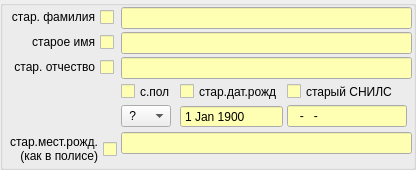
        <widget class="QGroupBox" name="pan_person_old">
         <property name="palette">
          <palette>
           <active>
            <colorrole role="Base">
             <brush brushstyle="SolidPattern">
              <color alpha="255">
               <red>255</red>
               <green>255</green>
               <blue>180</blue>
              </color>
             </brush>
            </colorrole>
           </active>
           <inactive>
            <colorrole role="Base">
             <brush brushstyle="SolidPattern">
              <color alpha="255">
               <red>255</red>
               <green>255</green>
               <blue>180</blue>
              </color>
             </brush>
            </colorrole>
           </inactive>
           <disabled>
            <colorrole role="Base">
             <brush brushstyle="SolidPattern">
              <color alpha="255">
               <red>204</red>
               <green>220</green>
               <blue>221</blue>
              </color>
             </brush>
            </colorrole>
           </disabled>
          </palette>
         </property>
         <property name="font">
          <font>
           <weight>50</weight>
           <bold>false</bold>
          </font>
         </property>
         <property name="title">
          <string/>
         </property>
         <layout class="QFormLayout" name="formLayout_2">
          <property name="fieldGrowthPolicy">
           <enum>QFormLayout::AllNonFixedFieldsGrow</enum>
          </property>
          <property name="horizontalSpacing">
           <number>4</number>
          </property>
          <property name="verticalSpacing">
           <number>3</number>
          </property>
          <property name="leftMargin">
           <number>1</number>
          </property>
          <property name="topMargin">
           <number>1</number>
          </property>
          <property name="rightMargin">
           <number>1</number>
          </property>
          <property name="bottomMargin">
           <number>1</number>
          </property>
          <item row="0" column="1">
           <widget class="QLineEdit" name="ln_pers_pan_fam_old">
            <property name="minimumSize">
             <size>
              <width>120</width>
              <height>0</height>
             </size>
            </property>
            <property name="maximumSize">
             <size>
              <width>300</width>
              <height>16777215</height>
             </size>
            </property>
            <property name="font">
             <font>
              <weight>50</weight>
              <bold>false</bold>
             </font>
            </property>
            <property name="text">
             <string/>
            </property>
           </widget>
          </item>
          <item row="1" column="1">
           <widget class="QLineEdit" name="ln_pers_pan_im_old">
            <property name="minimumSize">
             <size>
              <width>120</width>
              <height>0</height>
             </size>
            </property>
            <property name="maximumSize">
             <size>
              <width>300</width>
              <height>16777215</height>
             </size>
            </property>
            <property name="font">
             <font>
              <weight>50</weight>
              <bold>false</bold>
             </font>
            </property>
            <property name="text">
             <string/>
            </property>
           </widget>
          </item>
          <item row="2" column="0">
           <widget class="QCheckBox" name="ch_pers_pan_ot_old">
            <property name="minimumSize">
             <size>
              <width>110</width>
              <height>0</height>
             </size>
            </property>
            <property name="font">
             <font>
              <weight>50</weight>
              <bold>false</bold>
             </font>
            </property>
            <property name="layoutDirection">
             <enum>Qt::RightToLeft</enum>
            </property>
            <property name="text">
             <string>стар. отчество</string>
            </property>
            <property name="checked">
             <bool>false</bool>
            </property>
           </widget>
          </item>
          <item row="2" column="1">
           <widget class="QLineEdit" name="ln_pers_pan_ot_old">
            <property name="minimumSize">
             <size>
              <width>120</width>
              <height>0</height>
             </size>
            </property>
            <property name="maximumSize">
             <size>
              <width>300</width>
              <height>16777215</height>
             </size>
            </property>
            <property name="font">
             <font>
              <weight>50</weight>
              <bold>false</bold>
             </font>
            </property>
            <property name="text">
             <string/>
            </property>
           </widget>
          </item>
          <item row="3" column="1">
           <layout class="QGridLayout" name="gridLayout_6" columnstretch="0,0,0,1">
            <property name="spacing">
             <number>4</number>
            </property>
            <item row="0" column="0">
             <widget class="QCheckBox" name="ch_pers_pan_sex_old">
              <property name="minimumSize">
               <size>
                <width>0</width>
                <height>18</height>
               </size>
              </property>
              <property name="layoutDirection">
               <enum>Qt::LeftToRight</enum>
              </property>
              <property name="text">
               <string>с.пол</string>
              </property>
              <property name="checked">
               <bool>false</bool>
              </property>
             </widget>
            </item>
            <item row="0" column="1">
             <widget class="QCheckBox" name="ch_pers_pan_date_birth_old">
              <property name="minimumSize">
               <size>
                <width>0</width>
                <height>18</height>
               </size>
              </property>
              <property name="layoutDirection">
               <enum>Qt::LeftToRight</enum>
              </property>
              <property name="text">
               <string>стар.дат.рожд</string>
              </property>
              <property name="checked">
               <bool>false</bool>
              </property>
             </widget>
            </item>
            <item row="1" column="0">
             <widget class="QComboBox" name="combo_pers_pan_sex_old">
              <property name="minimumSize">
               <size>
                <width>50</width>
                <height>0</height>
               </size>
              </property>
              <property name="maximumSize">
               <size>
                <width>50</width>
                <height>16777215</height>
               </size>
              </property>
              <property name="font">
               <font>
                <weight>50</weight>
                <bold>false</bold>
               </font>
              </property>
              <property name="currentIndex">
               <number>0</number>
              </property>
              <item>
               <property name="text">
                <string> ? </string>
               </property>
              </item>
              <item>
               <property name="text">
                <string>М</string>
               </property>
              </item>
              <item>
               <property name="text">
                <string>Ж</string>
               </property>
              </item>
             </widget>
            </item>
            <item row="1" column="1">
             <widget class="QDateEdit" name="date_pers_pan_birth_old">
              <property name="font">
               <font>
                <weight>50</weight>
                <bold>false</bold>
               </font>
              </property>
              <property name="buttonSymbols">
               <enum>QAbstractSpinBox::NoButtons</enum>
              </property>
              <property name="dateTime">
               <datetime>
                <hour>0</hour>
                <minute>0</minute>
                <second>0</second>
                <year>1900</year>
                <month>1</month>
                <day>1</day>
               </datetime>
              </property>
              <property name="maximumDate">
               <date>
                <year>2050</year>
                <month>1</month>
                <day>1</day>
               </date>
              </property>
              <property name="minimumDate">
               <date>
                <year>1900</year>
                <month>1</month>
                <day>1</day>
               </date>
              </property>
              <property name="currentSection">
               <enum>QDateTimeEdit::DaySection</enum>
              </property>
              <property name="date">
               <date>
                <year>1900</year>
                <month>1</month>
                <day>1</day>
               </date>
              </property>
             </widget>
            </item>
            <item row="0" column="2">
             <widget class="QCheckBox" name="ch_pers_pan_snils_old">
              <property name="minimumSize">
               <size>
                <width>0</width>
                <height>18</height>
               </size>
              </property>
              <property name="layoutDirection">
               <enum>Qt::LeftToRight</enum>
              </property>
              <property name="text">
               <string>старый СНИЛС</string>
              </property>
              <property name="checked">
               <bool>false</bool>
              </property>
             </widget>
            </item>
            <item row="1" column="2">
             <widget class="QLineEdit" name="line_pers_pan_snils_old">
              <property name="minimumSize">
               <size>
                <width>120</width>
                <height>0</height>
               </size>
              </property>
              <property name="maximumSize">
               <size>
                <width>120</width>
                <height>16777215</height>
               </size>
              </property>
              <property name="font">
               <font>
                <weight>50</weight>
                <bold>false</bold>
               </font>
              </property>
              <property name="inputMask">
               <string>999-999-999 99</string>
              </property>
              <property name="text">
               <string>-- </string>
              </property>
             </widget>
            </item>
            <item row="1" column="3">
             <spacer name="horizontalSpacer_24">
              <property name="orientation">
               <enum>Qt::Horizontal</enum>
              </property>
              <property name="sizeHint" stdset="0">
               <size>
                <width>5</width>
                <height>5</height>
               </size>
              </property>
             </spacer>
            </item>
           </layout>
          </item>
          <item row="4" column="1">
           <widget class="QLineEdit" name="ln_pers_pan_plc_birth_old">
            <property name="minimumSize">
             <size>
              <width>120</width>
              <height>0</height>
             </size>
            </property>
            <property name="font">
             <font>
              <weight>50</weight>
              <bold>false</bold>
             </font>
            </property>
           </widget>
          </item>
          <item row="3" column="0">
           <widget class="QLabel" name="label_19">
            <property name="minimumSize">
             <size>
              <width>100</width>
              <height>0</height>
             </size>
            </property>
            <property name="font">
             <font>
              <weight>50</weight>
              <bold>false</bold>
             </font>
            </property>
            <property name="text">
             <string/>
            </property>
            <property name="alignment">
             <set>Qt::AlignRight|Qt::AlignTrailing|Qt::AlignVCenter</set>
            </property>
           </widget>
          </item>
          <item row="4" column="0">
           <widget class="QCheckBox" name="ch_pers_pan_plc_birth_old">
            <property name="minimumSize">
             <size>
              <width>110</width>
              <height>0</height>
             </size>
            </property>
            <property name="font">
             <font>
              <weight>50</weight>
              <bold>false</bold>
             </font>
            </property>
            <property name="layoutDirection">
             <enum>Qt::RightToLeft</enum>
            </property>
            <property name="text">
             <string>стар.мест.рожд.
(как в полисе)</string>
            </property>
            <property name="checked">
             <bool>false</bool>
            </property>
           </widget>
          </item>
          <item row="0" column="0">
           <widget class="QCheckBox" name="ch_pers_pan_fam_old">
            <property name="minimumSize">
             <size>
              <width>110</width>
              <height>0</height>
             </size>
            </property>
            <property name="font">
             <font>
              <weight>50</weight>
              <bold>false</bold>
             </font>
            </property>
            <property name="layoutDirection">
             <enum>Qt::RightToLeft</enum>
            </property>
            <property name="text">
             <string>стар. фамилия</string>
            </property>
            <property name="checked">
             <bool>false</bool>
            </property>
           </widget>
          </item>
          <item row="1" column="0">
           <widget class="QCheckBox" name="ch_pers_pan_im_old">
            <property name="minimumSize">
             <size>
              <width>110</width>
              <height>0</height>
             </size>
            </property>
            <property name="font">
             <font>
              <weight>50</weight>
              <bold>false</bold>
             </font>
            </property>
            <property name="layoutDirection">
             <enum>Qt::RightToLeft</enum>
            </property>
            <property name="text">
             <string>старое имя</string>
            </property>
            <property name="checked">
             <bool>false</bool>
            </property>
           </widget>
          </item>
         </layout>
        </widget>
